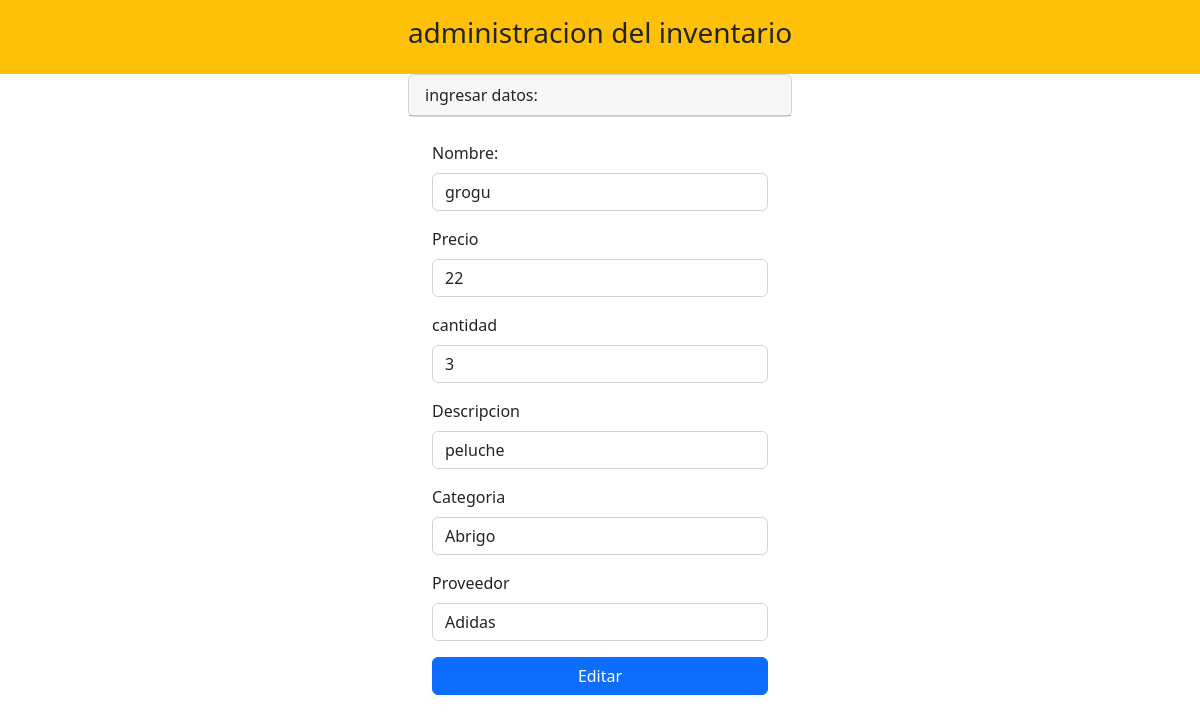
/administrador/editar.php?codigo=4, run on the app's committed database.
### tables this page shows
CREATE TABLE `producto` (
  `id_producto` int(11) NOT NULL,
  `produc_nombre` varchar(50) NOT NULL,
  `produc_precio` double(15,2) NOT NULL,
  `produc_descripcion` tinytext NOT NULL,
  `produc_cantidad` int(11) NOT NULL,
  `produc_urlimg` text NOT NULL,
  `produc_id_categoria` int(11) NOT NULL,
  `produc_proveedor` varchar(50) NOT NULL,
  `produc_activo` int(1) NOT NULL
);

### administrador/editar.php (the view, shortened to what this page needs)
<?php
include 'header.php';
?>
<?php
include_once 'conexion.php';
$codigo = $_GET['codigo'];
$sentencias = $bd->prepare("select * from producto where id_producto=?;");
$sentencias -> execute([$codigo]);
$productos = $sentencias->fetch(PDO::FETCH_OBJ);
?>
<div class="row justify-content-center">
<div class="col-4">
        <div class="card">
            <div class="card-header">
                ingresar datos:
            </div>
        </div>
        <form class="p-4" method="POST" action="editarProceso.php">
            <div class="mb-3">
                <label class="form-label">Nombre:</label>
                <input type="text" class="form-control" required name="txtNombre" autofocus
                value="<?php echo $productos->produc_nombre;?>">
            </div>
            <div class="mb-3">
                <label class="form-label">Precio</label>
                <input type="number" class="form-control" required name="txtPrecio" autofocus
                value="<?php echo $productos->produc_precio?>">
            </div>
            <div class="mb-3">
                <label class="form-label">cantidad</label>
                <input type="number" class="form-control" required name="txtCantidad" autofocus
                value="<?php echo $productos->produc_cantidad;?>">
            </div>
            <div class="mb-3">
                <label class="form-label">Descripcion</label>
                <input type="text" class="form-control" required name="txtDescripcion" autofocus
                value="<?php echo $productos->produc_descripcion;?>">
            </div>
            <div class="mb-3">
                <label class="form-label">Categoria</label>
                <select class="form-control"  value="<?php echo $productos->produc_id_categoria;?>" name="txtCategoria" id="lang">
                <option value="1">Abrigo</option>
            </select>
            </div>
            <div class="mb-3">
                <label class="form-label">Proveedor</label>
                <select class="form-control" value="<?php echo $productos->produc_proveedor;?>" name="txtProveedor" id="lang">
                <option value="1">Adidas</option>
            </select>
            </div>
            <div class="d-grid">
                <input type="submit" class="btn btn-primary" value="Editar" autofocus>
            </div>
        </form>
        </div>
        </div>
<?php
include 'footer.php'
?>

### data on the page
producto: txtNombre "grogu", txtPrecio "22", txtCantidad "3", txtDescripcion "peluche", txtCategoria "Abrigo", txtProveedor "Adidas"
